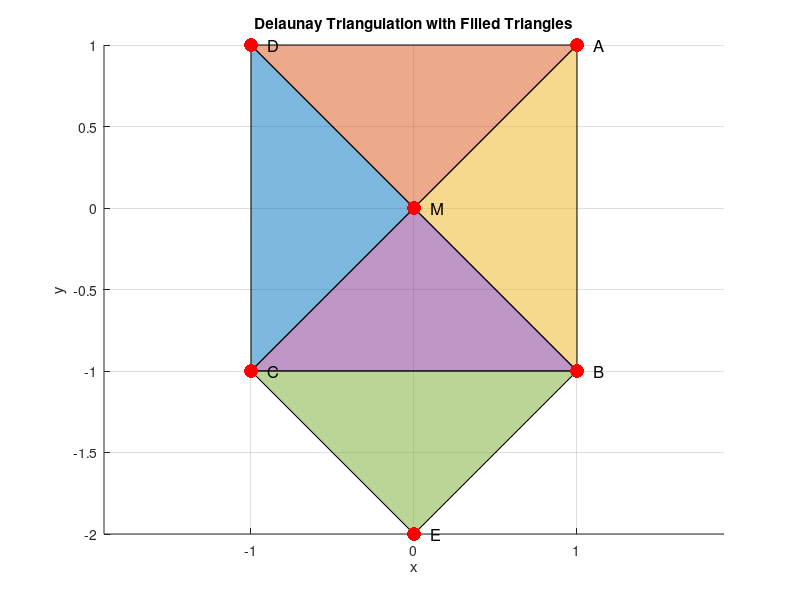

Write the MATLAB code that produced this figure.
% Define the points
A = [1, 1];
B = [1, -1];
C = [-1, -1];
D = [-1, 1];
E = [0, -2];
lambda = 0; % Set lambda value for M
M = [0, lambda];

points = [A; B; C; D; E; M];

% Perform Delaunay triangulation
tri = delaunay(points(:, 1), points(:, 2));

% Number of triangles
num_triangles = size(tri, 1);

% Count edges
edges = [];
for i = 1:num_triangles
    edges = [edges; sort([tri(i, 1), tri(i, 2)]); 
                   sort([tri(i, 2), tri(i, 3)]); 
                   sort([tri(i, 3), tri(i, 1)])];
end

% Remove duplicate edges
edges = unique(edges, 'rows');

% Number of edges
num_edges = size(edges, 1);

% Display results
fprintf('Number of triangles: %d\n', num_triangles);
fprintf('Number of edges: %d\n', num_edges);

% Plot the points and filled triangles
figure;
hold on;

% Plot filled triangles
colors = lines(num_triangles); % Generate colors
for i = 1:num_triangles
    fill(points(tri(i, :), 1), points(tri(i, :), 2), colors(i, :), 'FaceAlpha', 0.5, 'EdgeColor', 'k');
end

% Plot points
scatter(points(:, 1), points(:, 2), 100, 'r', 'filled'); % Plot points
text(points(:, 1) + 0.1, points(:, 2), {'A', 'B', 'C', 'D', 'E', 'M'}, 'FontSize', 12);

hold off;
axis equal;
title('Delaunay Triangulation with Filled Triangles');
xlabel('x');
ylabel('y');
grid on;
